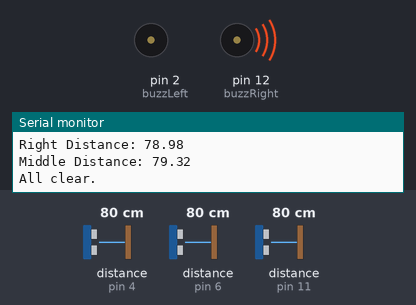
Bench run of a sketch on a simulated Arduino Uno, built with avr-gcc and run on an emulated ATmega328P. Parts: buzzer (waves = sounding, pin HIGH), the last lines printed to the serial monitor. Wiring (inferred from the names in the program): 3 × ultrasonic range finder: trigger pin 3, echo pin 4 / trigger pin 5, echo pin 6 / trigger pin 10, echo pin 11. Inputs (shaded band) come from the test bench; at power-on: distance to the obstacle (sensors on pin 4, pin 11, pin 6) 80 cm. The echo pulse lasts 58.3 µs per cm; pins used as bus, display or sensor lines are not drawn.

Above: at 1.2 s.
1.3 s: distance to the obstacle (sensor on pin 4) set to 197 cm
2.8 s: distance to the obstacle (sensor on pin 4) set to 206 cm
At 3.4 s:
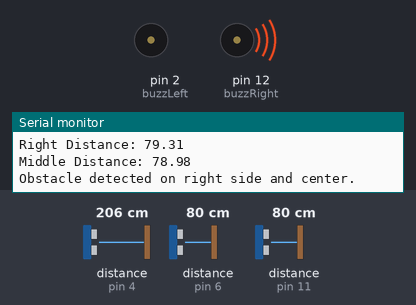
5.8 s: distance to the obstacle (sensor on pin 11) set to 198 cm
8.8 s: distance to the obstacle (sensor on pin 11) set to 204 cm
At 9.6 s:
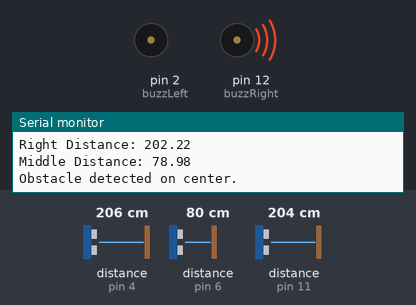
11.8 s: distance to the obstacle (sensor on pin 11) set to 18 cm
At 12.4 s:
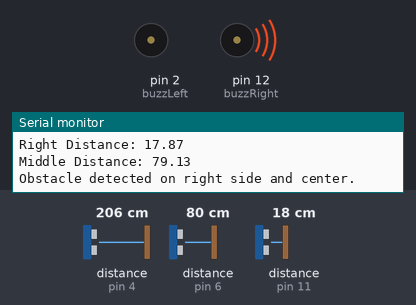
14.8 s: distance to the obstacle (sensor on pin 4) set to 2 cm
At 15.4 s:
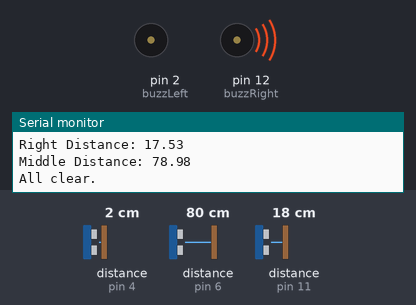
Timing chart, 0 to 17.3 s (numbered marks = the images above; inputs shaded):
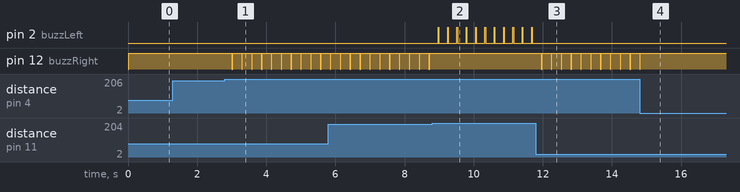

Measured:
- the behaviour switches between 202 and 203 cm on distance to the obstacle (sensor on pin 4) (found by bisection; images 0 and 1)
- the behaviour switches between 201 and 202 cm on distance to the obstacle (sensor on pin 11) (found by bisection; images 1 and 2)
- after the input at 2.8 s, pin 12 (buzzRight): alternates HIGH for 0.26 s and LOW for 0.02 s, starting after 0.20 s
- after the input at 8.8 s, pin 2 (buzzLeft): alternates HIGH for 0.02 s and LOW for 0.25 s, starting after 0.18 s; pin 12 (buzzRight): stops changing and stays HIGH
- after the input at 11.8 s, pin 2 (buzzLeft): stops changing and stays LOW; pin 12 (buzzRight): alternates HIGH for 0.26 s and LOW for 0.02 s, starting after 0.16 s
- after the input at 14.8 s, pin 12 (buzzRight): goes on until 14.8 s, then stays HIGH

The sketch:

ultrasonic_and_buzzer.ino
```cpp
// Right buzzer pins
const int buzzLeft = 2;
const int buzzRight = 12;

// Ultrasonic sensor pins
const int trigPin1 = 3; // left
const int echoPin1 = 4;
const int trigPin2 = 10; // right
const int echoPin2 = 11;
const int trigPin3 = 5; // centre
const int echoPin3 = 6;

// Distance threshold
const int DISTANCE_THRESHOLD = 200; //centimetres

int duration1, duration2, duration3;
float left_distance, right_distance, middle_distance;

void setup() {
  pinMode(buzzLeft, OUTPUT);
  pinMode(buzzRight, OUTPUT);

  pinMode(trigPin1, OUTPUT);
  pinMode(echoPin1, INPUT);
  pinMode(trigPin2, OUTPUT);
  pinMode(echoPin2, INPUT);
  pinMode(trigPin3, OUTPUT);
  pinMode(echoPin3, INPUT);

  Serial.begin(9600); //begins serial communication with computer
}

void loop() {
  checkProximity();
  delay(200); // checks again every 2s
}

// function that checks distance to wall and acts accordingly.
void checkProximity() {

  digitalWrite(trigPin1, LOW);
  delayMicroseconds(2);
  digitalWrite(trigPin1, HIGH);
  delayMicroseconds(10);
  digitalWrite(trigPin1, LOW);

  duration1 = pulseIn(echoPin1, HIGH);
  left_distance = (duration1*0.034)/2;

  Serial.print("Left Distance: ");
  Serial.println(left_distance);

  digitalWrite(trigPin2, LOW);
  delayMicroseconds(2);
  digitalWrite(trigPin2, HIGH);
  delayMicroseconds(10);
  digitalWrite(trigPin2, LOW);

  duration2 = pulseIn(echoPin2, HIGH);
  right_distance = (duration2*0.034)/2;

  Serial.print("Right Distance: ");
  Serial.println(right_distance);

  digitalWrite(trigPin3, LOW);
  delayMicroseconds(2);
  digitalWrite(trigPin3, HIGH);
  delayMicroseconds(10);
  digitalWrite(trigPin3, LOW);

  duration3 = pulseIn(echoPin3, HIGH);
  middle_distance = (duration3*0.034)/2;

  Serial.print("Middle Distance: ");
  Serial.println(middle_distance);

  digitalWrite(buzzLeft, LOW);
  digitalWrite(buzzRight, HIGH);

  // Case 1: LC
  if ((left_distance <= DISTANCE_THRESHOLD) && (middle_distance <= DISTANCE_THRESHOLD) && (right_distance >= DISTANCE_THRESHOLD)) {
    Serial.println("Obstacle detected on left side and center.");
    digitalWrite(buzzLeft, HIGH);
    delay(20);
    digitalWrite(buzzLeft, LOW);
  // Case 2: RC
  } else if ((left_distance >= DISTANCE_THRESHOLD) && (middle_distance <= DISTANCE_THRESHOLD) && (right_distance <= DISTANCE_THRESHOLD)) {
    Serial.println("Obstacle detected on right side and center.");
    digitalWrite(buzzRight, LOW);
    delay(20);
    digitalWrite(buzzRight, HIGH);

  // Case 3: C
  } else if ((left_distance >= DISTANCE_THRESHOLD) && (middle_distance <= DISTANCE_THRESHOLD) && (right_distance >= DISTANCE_THRESHOLD)) {
    Serial.println("Obstacle detected on center.");
    digitalWrite(buzzLeft, HIGH);
    delay(20);
    digitalWrite(buzzLeft, LOW);

  // Case 4: NOTHING
  } else {
    Serial.println("All clear.");
    digitalWrite(buzzLeft, LOW);
    digitalWrite(buzzRight, HIGH);
  }
}


  
```
